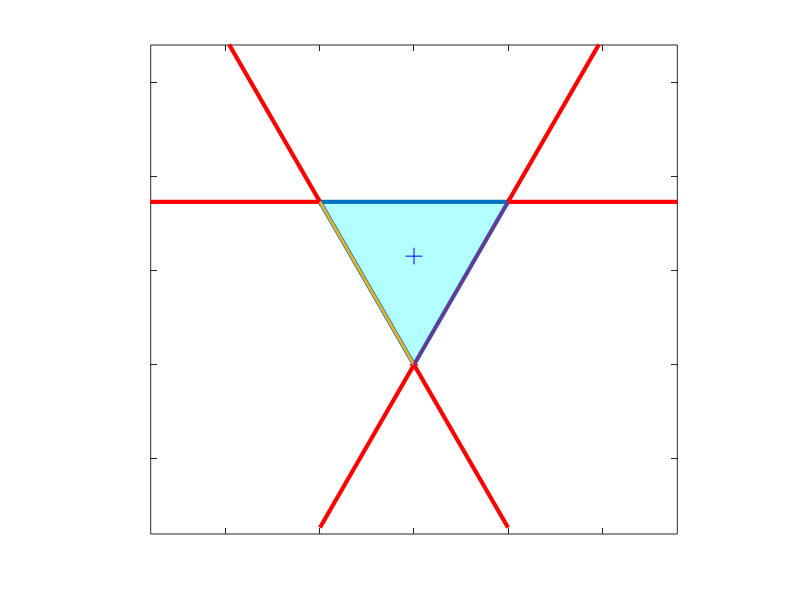

Write MATLAB code to recreate this figure.
function [G] = createBlendingGeometry()
% Construct Equilateral triangle

sideLength = 10;

G.A = [0;0];
G.B = [-sideLength/2;sideLength*(sqrt(3)/2)];
G.C = [sideLength/2;sideLength*(sqrt(3)/2)];
sides = [G.A,G.B,G.C,G.A];


% Plot lines
hold off;
G.fillCenter = fill(sides(1,:),sides(2,:),'c','FaceAlpha',0.3);
hold on
G.pointA = plot(G.A(1),G.A(2), 'r+');
G.pointB = plot(G.B(1),G.B(2), 'r+');
G.pointC = plot(G.C(1),G.C(2), 'r+');
G.lineSides = plot(sides(1,:),sides(2,:), 'LineWidth',3);
axis([-14,14,-9,17])
axis equal
axis manual
G.pointCenter = plot(0,sideLength*(sqrt(3)/2)*(2/3),'b+','MarkerSize',12);


% guide lines outside of triangle
G.linesA = plot([-1/2,0,1/2]*sideLength,[-(sqrt(3)/2),0,-(sqrt(3)/2)]*sideLength,'r', 'LineWidth',3);
G.linesB = plot([1,1/2,3/2]*sideLength,[sqrt(3),(sqrt(3)/2),(sqrt(3)/2)]*sideLength,'r', 'LineWidth',3);
G.linesC = plot([-1,-1/2,-3/2]*sideLength,[sqrt(3),(sqrt(3)/2),(sqrt(3)/2)]*sideLength,'r', 'LineWidth',3);

% Data to do with the point where the mouse is clicked
G.P1 = [0;0];
G.P1current = G.P1;
G.P1Sum = G.P1;
G.P1History = G.P1;

G.cursorPoint = plot(G.P1(1),G.P1(2), 'r+');

G.lineA = plot([G.A(1), G.P1(1)],[G.A(2),G.P1(2)], 'LineWidth',2);
G.lineB = plot([G.B(1), G.P1(1)],[G.B(2),G.P1(2)], 'LineWidth',2);
G.lineC = plot([G.C(1), G.P1(1)],[G.C(2),G.P1(2)], 'LineWidth',2);

% Background Colour
set(gca,'color',[0.7 0.9 1])

hold off

set(gca,'YTickLabel',[])
set(gca,'XTickLabel',[])

% Listen for mouse clicks mouse clicks
child_handles = allchild(gca);
set(child_handles,'HitTest','off')


end

% function mouseClicked (object, eventdata)
% 
% disp('CLICK')
% 
% % detects mouse clicks and 
% assignin('base','isMouseClicked',1)
% 
% end
% 
% function mouseMoved (object, eventdata)
% % writes continuous mouse position to base workspace
% MOUSE = get (gca, 'CurrentPoint');
% 
% assignin('base','MOUSE',MOUSE)
% end
